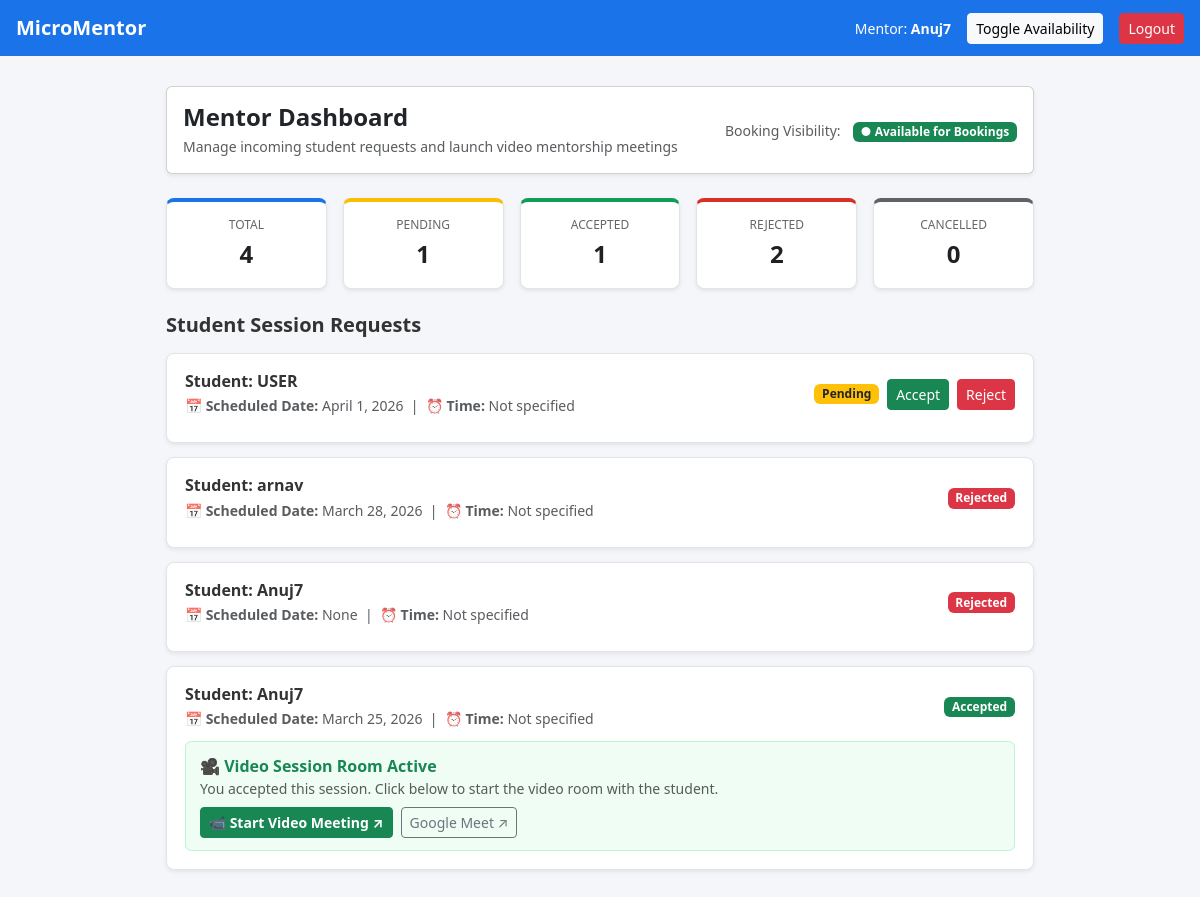
The page /mentor/dashboard/ (signed in) on the database its author committed.
### mentors/models.py (models this page shows)
class Booking(models.Model):
    mentor = models.ForeignKey(Mentor, on_delete=models.CASCADE)
    student = models.ForeignKey(User, on_delete=models.CASCADE)
    date = models.DateField(null=True, blank=True)
    time = models.TimeField(null=True, blank=True)
    status = models.CharField(max_length=20, default='pending')
    class Meta:
        unique_together = ['student', 'mentor', 'date', 'time']  # 🔥 updated

### mentors/views.py (the view)
# urls.py: path('dashboard/', views.mentor_dashboard, name='mentor_dashboard'),
@login_required
def mentor_dashboard(request):
    mentor = Mentor.objects.filter(user=request.user).first()
    bookings = Booking.objects.filter(mentor__user=request.user).order_by('-id')
    total = bookings.count()
    pending = bookings.filter(status='pending').count()
    accepted = bookings.filter(status='accepted').count()
    rejected = bookings.filter(status='rejected').count()
    cancelled = bookings.filter(status='cancelled').count()
    return render(request, 'mentor_dashboard.html', {
        'mentor': mentor,
        'bookings': bookings,
        'total': total,
        'pending': pending,
        'accepted': accepted,
        'rejected': rejected,
        'cancelled': cancelled
    })

### templates/mentor_dashboard.html (shortened to what this page needs)
<!DOCTYPE html>
<html lang="en">
<head>
    <link href="https://cdn.jsdelivr.net/npm/bootstrap@5.3.2/dist/css/bootstrap.min.css" rel="stylesheet">
</head>
<body>
    <nav class="navbar navbar-expand navbar-dark navbar-custom px-3">
        <a class="navbar-brand fw-bold" href="/mentor/dashboard/">MicroMentor</a>
        <div class="navbar-nav ms-auto align-items-center gap-2">
            <span class="text-white small me-2">Mentor: <strong>{{ request.user.username }}</strong></span>
            <a class="btn btn-sm btn-light" href="/mentor/toggle-availability/">Toggle Availability</a>
            <a class="btn btn-sm btn-danger ms-2" href="/logout/">Logout</a>
        </div>
    </nav>
    <div class="container">
        <div class="card p-3 mb-4 shadow-sm">
            <div class="d-flex justify-content-between align-items-center flex-wrap gap-2">
                <div>
                    <h1 class="h4 mb-1 fw-bold">Mentor Dashboard</h1>
                    <p class="text-muted small mb-0">Manage incoming student requests and launch video mentorship meetings</p>
                </div>
                <div>
                    <span class="me-2 small text-muted">Booking Visibility:</span>
                    {% if mentor.is_available %}
                        <span class="badge bg-success">● Available for Bookings</span>
                    {% else %}
                        <span class="badge bg-danger">● Paused (Hidden from Students)</span>
                    {% endif %}
                </div>
            </div>
        </div>
        <div class="row g-3 mb-4">
            <div class="col-6 col-md">
                <div class="stat-card border-blue shadow-sm">
                    <h3>Total</h3>
                    <div class="val">{{ total }}</div>
                </div>
            </div>
            <div class="col-6 col-md">
                <div class="stat-card border-yellow shadow-sm">
                    <h3>Pending</h3>
                    <div class="val">{{ pending }}</div>
                </div>
            </div>
            <div class="col-6 col-md">
                <div class="stat-card border-green shadow-sm">
                    <h3>Accepted</h3>
                    <div class="val">{{ accepted }}</div>
                </div>
            </div>
            <div class="col-6 col-md">
                <div class="stat-card border-red shadow-sm">
                    <h3>Rejected</h3>
                    <div class="val">{{ rejected }}</div>
                </div>
            </div>
            <div class="col-6 col-md">
                <div class="stat-card border-gray shadow-sm">
                    <h3>Cancelled</h3>
                    <div class="val">{{ cancelled }}</div>
                </div>
            </div>
        </div>
        <h2 class="h5 fw-bold mb-3">Student Session Requests</h2>
        {% if bookings %}
            {% for booking in bookings %}
            <div class="booking-item shadow-sm">
                <div class="d-flex justify-content-between align-items-center flex-wrap gap-2 mb-2">
                    <div>
                        <h3 class="h6 fw-bold mb-1">Student: {{ booking.student.username }}</h3>
                        <div class="text-muted small">
                            📅 <strong>Scheduled Date:</strong> {{ booking.date }} &nbsp;|&nbsp;
                            ⏰ <strong>Time:</strong> {{ booking.time|default:"Not specified" }}
                        </div>
                    </div>
                    <div class="d-flex align-items-center gap-2">
                        {% if booking.status == "accepted" %}
                            <span class="badge bg-success">Accepted</span>
                        {% elif booking.status == "rejected" %}
                            <span class="badge bg-danger">Rejected</span>
                        {% elif booking.status == "cancelled" %}
                            <span class="badge bg-secondary">Cancelled by Student</span>
                        {% else %}
                            <span class="badge bg-warning text-dark">Pending</span>
                            <a href="/mentor/accept/{{ booking.id }}/" class="btn btn-sm btn-success">Accept</a>
                            <a href="/mentor/reject/{{ booking.id }}/" class="btn btn-sm btn-danger">Reject</a>
                        {% endif %}
                    </div>
                </div>
                {% if booking.status == "accepted" %}
                <div class="meeting-box">
                    <div class="d-flex justify-content-between align-items-center flex-wrap gap-2">
                        <div>
                            <strong class="text-success">🎥 Video Session Room Active</strong>
                            <div class="text-muted small">You accepted this session. Click below to start the video room with the student.</div>
                        </div>
                        <div class="d-flex gap-2">
                            <a href="https://meet.jit.si/MicroMentor-Session-{{ booking.id }}-{{ mentor.user.username }}" target="_blank" class="btn btn-sm btn-success fw-bold">
                                📹 Start Video Meeting ↗
                            </a>
                            <a href="https://meet.google.com/new" target="_blank" class="btn btn-sm btn-outline-secondary">
                                Google Meet ↗
                            </a>
                        </div>
                    </div>
                </div>
                {% endif %}
            </div>
            {% endfor %}
        {% else %}
            <div class="card p-5 text-center text-muted">
                No session requests received yet.
            </div>
        {% endif %}
    </div>
</body>
</html>

### templates/mentor_dashboard.html (style rules this page uses)
body { background-color: #f4f6f9; color: #333; }
.navbar-custom { background-color: #1a73e8; }
.container { max-width: 900px; margin: 30px auto; padding: 0 16px; }
.stat-card { background: #ffffff; border: 1px solid #e1e4e8; border-radius: 8px; padding: 16px; text-align: center; }
.stat-card h3 { font-size: 12px; color: #666; margin-bottom: 4px; text-transform: uppercase; }
.stat-card .val { font-size: 24px; font-weight: bold; color: #202124; }
.border-blue { border-top: 4px solid #1a73e8; }
.border-yellow { border-top: 4px solid #fbbc04; }
.border-green { border-top: 4px solid #0f9d58; }
.border-red { border-top: 4px solid #d93025; }
.border-gray { border-top: 4px solid #5f6368; }
.booking-item { background: #ffffff; border: 1px solid #e1e4e8; border-radius: 8px; padding: 18px; margin-bottom: 14px; }
.meeting-box { background: #f0fdf4; border: 1px solid #bbf7d0; border-radius: 6px; padding: 12px 14px; margin-top: 12px; }

### rows shown on the page
Booking: student.username "USER", date "April 1, 2026", time "Not specified"
Booking: student.username "arnav", date "March 28, 2026", time "Not specified", status "Rejected"
Booking: student.username "Anuj7", date "None", time "Not specified", status "Rejected"
Booking: student.username "Anuj7", date "March 25, 2026", time "Not specified", status "Accepted"

### other values the page prints
{{ request.user.username }} "Anuj7"
{{ total }} "4"
{{ pending }} "1"
{{ accepted }} "1"
{{ rejected }} "2"
{{ cancelled }} "0"
